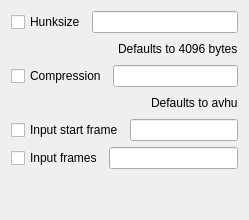
            <widget class="QWidget" name="chdman_laserdisc_tab">
             <attribute name="title">
              <string>LaserDisc</string>
             </attribute>
             <layout class="QVBoxLayout" name="verticalLayout_9">
              <item>
               <layout class="QHBoxLayout" name="chdman_laserdisc_layout1">
                <item>
                 <widget class="QCheckBox" name="chdman_laserdisc_hunksize_check_box">
                  <property name="text">
                   <string>Hunksize</string>
                  </property>
                 </widget>
                </item>
                <item>
                 <widget class="QLineEdit" name="chdman_laserdisc_hunksize_line_edit"/>
                </item>
               </layout>
              </item>
              <item>
               <layout class="QHBoxLayout" name="chdman_laserdisc_layout2">
                <item>
                 <spacer name="horizontalSpacer_5">
                  <property name="orientation">
                   <enum>Qt::Orientation::Horizontal</enum>
                  </property>
                  <property name="sizeHint" stdset="0">
                   <size>
                    <width>40</width>
                    <height>20</height>
                   </size>
                  </property>
                 </spacer>
                </item>
                <item>
                 <widget class="QLabel" name="chdman_laserdisc_hunksize_default_label">
                  <property name="text">
                   <string>Defaults to 4096 bytes</string>
                  </property>
                 </widget>
                </item>
               </layout>
              </item>
              <item>
               <layout class="QHBoxLayout" name="chdman_laserdisc_layout3">
                <item>
                 <widget class="QCheckBox" name="chdman_laserdisc_compression_check_box">
                  <property name="text">
                   <string>Compression</string>
                  </property>
                 </widget>
                </item>
                <item>
                 <widget class="QLineEdit" name="chdman_laserdisc_compression_line_edit"/>
                </item>
               </layout>
              </item>
              <item>
               <layout class="QHBoxLayout" name="chdman_laserdisc_layout4">
                <item>
                 <spacer name="horizontalSpacer_6">
                  <property name="orientation">
                   <enum>Qt::Orientation::Horizontal</enum>
                  </property>
                  <property name="sizeHint" stdset="0">
                   <size>
                    <width>40</width>
                    <height>20</height>
                   </size>
                  </property>
                 </spacer>
                </item>
                <item>
                 <widget class="QLabel" name="chdman_laserdisc_compression_default_label">
                  <property name="text">
                   <string>Defaults to avhu</string>
                  </property>
                 </widget>
                </item>
               </layout>
              </item>
              <item>
               <layout class="QHBoxLayout" name="chdman_laserdisc_layout5">
                <item>
                 <widget class="QCheckBox" name="chdman_laserdisc_startframe_check_box">
                  <property name="text">
                   <string>Input start frame</string>
                  </property>
                 </widget>
                </item>
                <item>
                 <widget class="QLineEdit" name="chdman_laserdisc_startframe_line_edit"/>
                </item>
               </layout>
              </item>
              <item>
               <layout class="QHBoxLayout" name="chdman_laserdisc_layout6">
                <item>
                 <widget class="QCheckBox" name="chdman_laserdisc_inputframes_check_box">
                  <property name="text">
                   <string>Input frames</string>
                  </property>
                 </widget>
                </item>
                <item>
                 <widget class="QLineEdit" name="chdman_laserdisc_inputframes_line_edit"/>
                </item>
               </layout>
              </item>
              <item>
               <spacer name="verticalSpacer_3">
                <property name="orientation">
                 <enum>Qt::Orientation::Vertical</enum>
                </property>
                <property name="sizeHint" stdset="0">
                 <size>
                  <width>20</width>
                  <height>40</height>
                 </size>
                </property>
               </spacer>
              </item>
             </layout>
            </widget>
